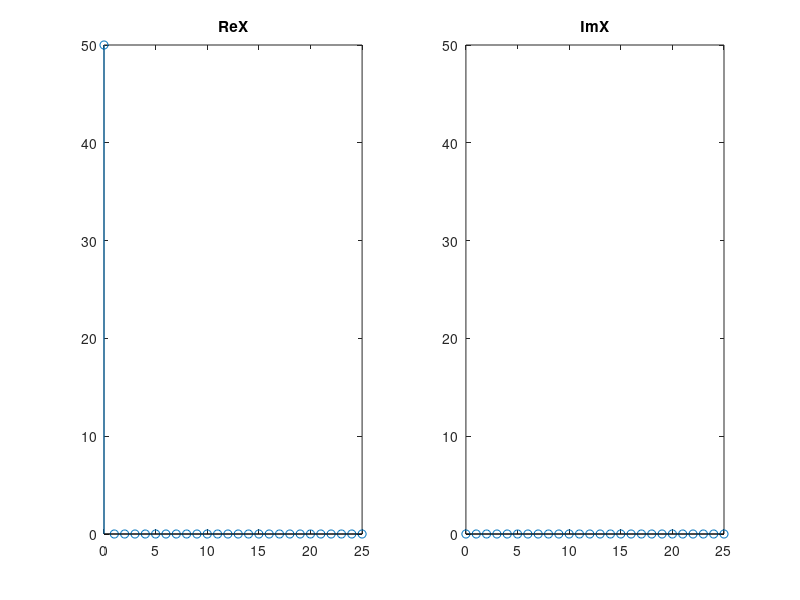
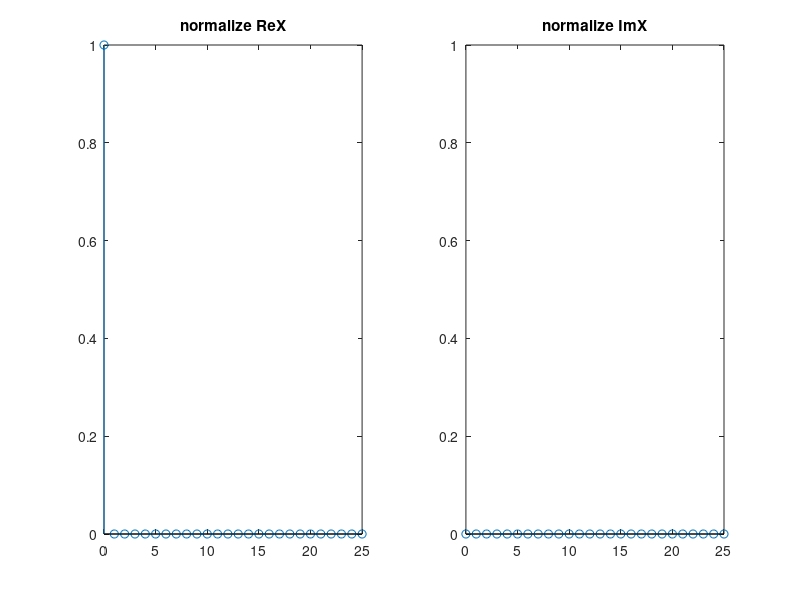
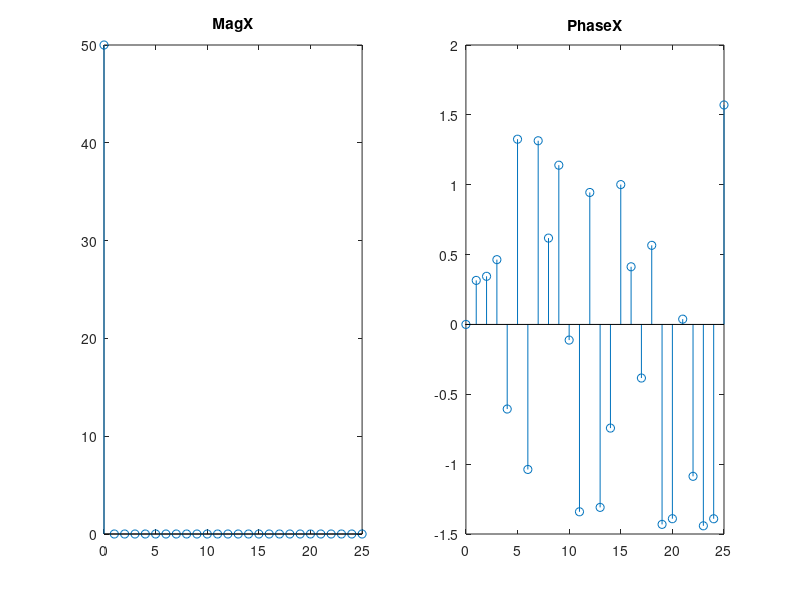

Write the MATLAB code that produced these figures, in order.
%DFT
%The input signal x[n] contains the signal being decomposed, while the two
%signals (ImX[n] & ReX[n]) contain the amplitudes of the component sine and
%cosine waves scaled
clear all 
close all

% N points   =>   N+2 signals
N = 50

%%Basis functions

% ck[i] = cos(2*pi*k*i/N)
% sk[i] = sin(2*pi*k*i/N)

% ck[i] & sk[i] are the cosine ans sine waves, each N point length
% i runs from 0 to N-1
%The parameter k determines the frequency of the wave, k takes values from
%0 to N/2

%The frequency parameter k is equal to the number of complete cycles that
%occur over the N points of the signal

%  c1[]  => one complete cycle in N points
%  c2[]  => two complete cycles in N points

i = 0:N-1

% t simulates "continous" time variable
t = linspace(0, i(end), 1000);


toPlot = N <= 16;

% Basis functions generator
% ReX[]  basis functions
matReXBasis = zeros(N/2+1, N);
for k = 0:N/2
    y  = cos(2*pi*k*i/N);
    yt = cos(2*pi*k*t/N);
    
    matReXBasis(k+1, :) = y;
    
    if toPlot
        figure
        plot(i, y, 'b', t, yt, 'm');
        ylim([-1 1])
    end
end

% ImX[] basis functions
matImXBasis = zeros(N/2+1, N);
for k = 0:N/2
    y  = sin(2*pi*k*i/N);
    yt = sin(2*pi*k*t/N);
    
    matImXBasis(k+1, :) = y;
    if toPlot
        figure 
        plot(i, y, 'b', t, yt, 'm');
        ylim([-1 1])
    end
end

%%Signal to transform
%% Sine wave
x = sin(2*pi*3*i/N);

%% Cosine wave
x = sin(2*pi*10*i/N);

%% unit impulse
x = zeros(1, length(i)); x(1) = 1;

%% step
x = ones(1, length(i));

%% Signal transformation
%Using dot product between x signal and basis functions the similarity
%between them can be measured
ReX = x*matReXBasis';
ImX = x*matImXBasis';

maxV = max(max(ReX), max(ImX));
minV = min(min(ReX), min(ImX));
k = 0:N/2;

figure 
subplot(1, 2, 1)
stem(k, ReX)
ylim([minV, maxV])
title('ReX');

subplot(1, 2, 2)
stem(k, ImX)
ylim([minV, maxV])
title('ImX');

%Normalizing values for ReX and ImX
normReX = (2/N)*ReX;
normImX = (2/N)*ImX;

%the spetial cases ReX[0] and Im[N/2] has to be normalized by (1/N)
normReX(1)   = normReX(1)/2;
normReX(N/2 + 1) = normReX(N/2 +1)/2;

maxV = max(max(normReX), max(normImX));
minV = min(min(normReX), min(normImX));
k = 0:N/2;

figure 
subplot(1, 2, 1)
stem(k, normReX)
ylim([minV, maxV])
title('normalize ReX');

subplot(1, 2, 2)
stem(k, normImX)
ylim([minV, maxV])
title('normalize ImX');

% Changing to frequency representation

MagX    = sqrt(ReX.^2 + ImX.^2);
PhaseX  = atan(ImX./ReX);         %note: analize atan (arctan) properties

figure 
subplot(1, 2, 1)
stem(k, MagX)
title('MagX');

subplot(1, 2, 2)
stem(k, PhaseX)
title('PhaseX');
